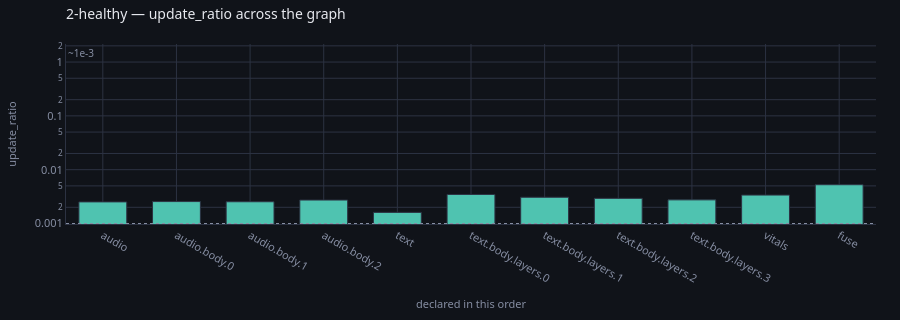

Write notebook code for a chart like this one.
### Markdown cell above
## The solution

The rate. What makes that a reading rather than a guess is that the same
number — the update against the weights it moves — says `STALLED` at the
other end and sits near `1e-3` when a run is healthy.

## The healthy architecture and configuration

### Code cell
cooled = built()
fit(cooled, "2-healthy")

print(f"at 0.3    : {scored(hot):.4f}   in {len(diagnose(store, run='2-problem'))} places")
print(f"at 3e-4   : {scored(cooled):.4f}   {diagnose(store, run='2-healthy') or 'nothing tripped'}")
profile(store, run="2-healthy", of="update_ratio")

### Figure 1 — Plotly figure (JSON) as saved in the notebook; plotly's stock layout.template omitted (floating-point values rounded to 4 significant figures)
{"data": [{"customdata": ["nothing tripped", "nothing tripped", "nothing tripped", "nothing tripped", "nothing tripped", "nothing tripped", "nothing tripped", "nothing tripped", "nothing tripped", "nothing tripped", "nothing tripped"], "hovertemplate": "<b>%{x}</b><br>%{y:.3e}<br>%{customdata}<extra></extra>", "marker": {"color": ["#4fc3b0", "#4fc3b0", "#4fc3b0", "#4fc3b0", "#4fc3b0", "#4fc3b0", "#4fc3b0", "#4fc3b0", "#4fc3b0", "#4fc3b0", "#4fc3b0"], "line": {"color": "#2c3242", "width": 1}}, "type": "bar", "x": ["audio", "audio.body.0", "audio.body.1", "audio.body.2", "text", "text.body.layers.0", "text.body.layers.1", "text.body.layers.2", "text.body.layers.3", "vitals", "fuse"], "y": [0.002518, 0.002553, 0.002536, 0.002728, 0.001608, 0.003461, 0.003074, 0.002931, 0.00275, 0.003375, 0.005256]}], "layout": {"annotations": [{"font": {"color": "#868ea3", "size": 10}, "showarrow": false, "text": "~1e-3", "x": 0, "xanchor": "left", "xref": "x domain", "y": 0.001, "yanchor": "bottom", "yref": "y"}], "bargap": 0.35, "font": {"color": "#e7e9ef", "family": "system-ui, -apple-system, Segoe UI, Roboto, sans-serif", "size": 12}, "height": 320, "hoverlabel": {"align": "left", "bgcolor": "#1a1e28", "bordercolor": "#2c3242", "font": {"color": "#e7e9ef", "family": "system-ui, -apple-system, Segoe UI, Roboto, sans-serif"}}, "legend": {"bgcolor": "rgba(0,0,0,0)", "font": {"color": "#868ea3"}, "orientation": "h", "x": 1, "xanchor": "right", "y": 1.02, "yanchor": "bottom"}, "margin": {"b": 44, "l": 56, "r": 24, "t": 44}, "paper_bgcolor": "#101319", "plot_bgcolor": "#101319", "shapes": [{"line": {"color": "#868ea3", "dash": "dot", "width": 1}, "type": "line", "x0": 0, "x1": 1, "xref": "x domain", "y0": 0.001, "y1": 0.001, "yref": "y"}], "showlegend": false, "title": {"font": {"size": 14}, "text": "2-healthy — update_ratio across the graph", "x": 0, "xanchor": "left", "xref": "paper", "y": 0.97, "yanchor": "top"}, "xaxis": {"gridcolor": "#2c3242", "linecolor": "#2c3242", "tickfont": {"color": "#868ea3", "size": 11}, "title": {"font": {"color": "#868ea3", "size": 11}, "text": "declared in this order"}, "zerolinecolor": "#2c3242"}, "yaxis": {"gridcolor": "#2c3242", "linecolor": "#2c3242", "tickfont": {"color": "#868ea3", "size": 11}, "title": {"font": {"color": "#868ea3", "size": 11}, "text": "update_ratio"}, "type": "log", "zerolinecolor": "#2c3242"}}}
